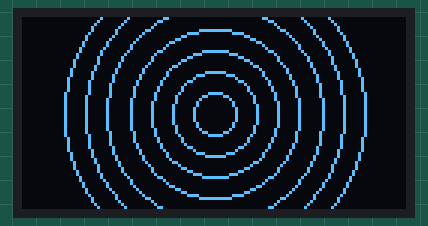
Recording of a sketch running on a simulated Arduino Uno, built with avr-gcc and run on an emulated ATmega328P. Shown: 128×64 one-colour display.

Above: at 0.13 s.
At 5.53 s:
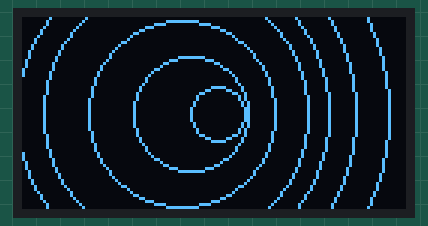
At 10.69 s:
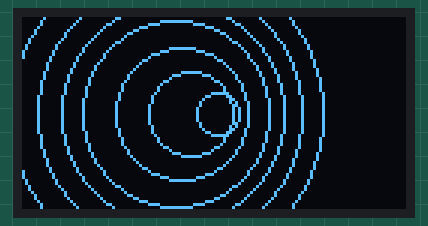
At 20.0 s:
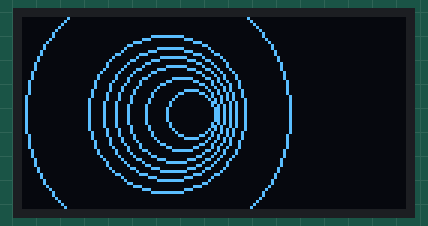
At 29.82 s:
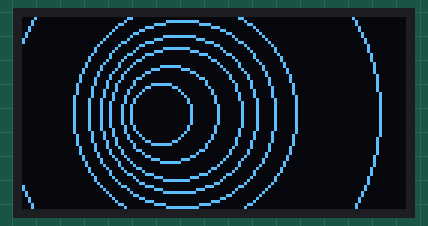
At 39.75 s:
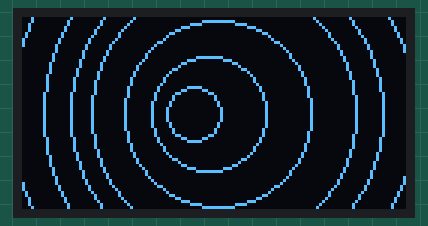

The sketch:

OLEDcircles.ino
```cpp
#include <Wire.h>
#include <Adafruit_GFX.h>
#include <Adafruit_SSD1306.h>

#define SCREEN_WIDTH 128 // Adjust for your display
#define SCREEN_HEIGHT 64

Adafruit_SSD1306 display(SCREEN_WIDTH, SCREEN_HEIGHT);

// Structure to store circle information
struct Circle {
  int x, y, radius;
};

// Maximum number of circles
const int maxCircles = 8;

// Array to store circle information
Circle circles[maxCircles];

void setup() {
  Wire.begin();
  display.begin(SSD1306_SWITCHCAPVCC, 0x3C); // Adjust address if needed

  // Initialize circles
  for (int i = 1; i < maxCircles; i++) {
    circles[i].x = SCREEN_WIDTH / 2;
    circles[i].y = SCREEN_HEIGHT / 2;
    circles[i].radius = i*5;
  }
}

void loop() {

  wormhole(80);
  display.clearDisplay();
  display.display();
  delay(1000);

}


void wormhole(int cycles){
  // Starting position at the center
  int x = SCREEN_WIDTH / 2;
  int y = SCREEN_HEIGHT / 2;
  int circlestart = x;
  int direction = 1;

  for (int i = 0; i < cycles; i++) {
    display.clearDisplay();

    circlestart += direction;

    if(circlestart < x - 20){
      direction = 1;
    }else if(circlestart > x+20){
      direction = -1;
    }

    // Move circles and draw them
    for (int i = 1; i < maxCircles; i++) {
      circles[i].radius *= 1.2; // Adjust expansion rate
      display.drawCircle(circles[i].x, circles[i].y, circles[i].radius, WHITE);

      if (circles[i].radius > SCREEN_WIDTH / 2) {
        // Reset the circle
        circles[i].radius = 6;
        circles[i].x = circlestart;
      }

    }
    display.display();
    delay(10);
  }

}
```
